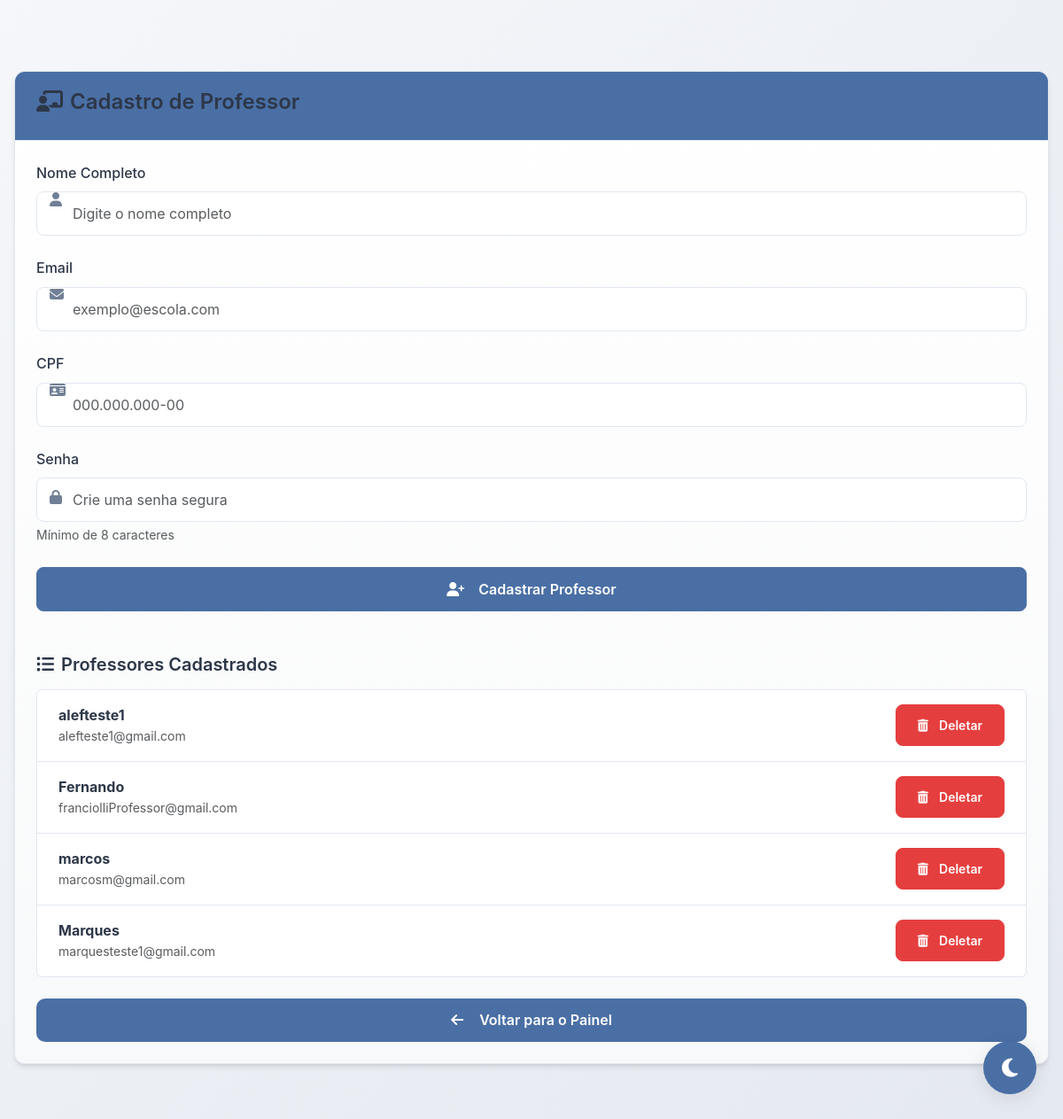
Screenshot of /frontend/cadastro_professor.php (signed in) with the database file from the repository.
### tables this page shows
CREATE TABLE `professores` (
  `id` int(11) NOT NULL,
  `nome` varchar(100) NOT NULL,
  `email` varchar(100) NOT NULL,
  `cpf` varchar(14) NOT NULL,
  `senha` varchar(255) NOT NULL,
  `data_cadastro` datetime DEFAULT current_timestamp(),
  `ultimo_login` datetime DEFAULT NULL,
  `ativo` tinyint(1) DEFAULT 1,
  `admin` tinyint(1) DEFAULT 0
);

### frontend/cadastro_professor.php (the view, shortened to what this page needs)
<!DOCTYPE html>
<html lang="pt">
<head>
    <link href="https://cdn.jsdelivr.net/npm/bootstrap@5.3.0/dist/css/bootstrap.min.css" rel="stylesheet">
    <link rel="stylesheet" href="https://cdnjs.cloudflare.com/ajax/libs/font-awesome/6.4.2/css/all.min.css">
    <link rel="stylesheet" href="https://cdnjs.cloudflare.com/ajax/libs/animate.css/4.1.1/animate.min.css">
</head>
<body>
<button class="theme-toggle" id="themeToggle">
    <i class="fas fa-moon" id="themeIcon"></i>
</button>
<div class="container mt-3 mt-md-5">
    <div class="card animate__animated animate__fadeInUp">
        <div class="card-header">
            <h4><i class="fas fa-chalkboard-teacher me-2"></i>Cadastro de Professor</h4>
        </div>
        <div class="card-body">
            <form method="POST" action="">
                <div class="mb-4 input-icon">
                    <label for="nome" class="form-label">Nome Completo</label>
                    <i class="fas fa-user"></i>
                    <input type="text" class="form-control" name="nome" id="nome" placeholder="Digite o nome completo" required>
                </div>
                <div class="mb-4 input-icon">
                    <label for="email" class="form-label">Email</label>
                    <i class="fas fa-envelope"></i>
                    <input type="email" class="form-control" name="email" id="email" placeholder="exemplo@escola.com" required>
                </div>
                <div class="mb-4 input-icon">
                    <label for="cpf" class="form-label">CPF</label>
                    <i class="fas fa-id-card"></i>
                    <input type="text" class="form-control" name="cpf" id="cpf" placeholder="000.000.000-00" required>
                </div>
                <div class="mb-4 input-icon">
                    <label for="senha" class="form-label">Senha</label>
                    <i class="fas fa-lock"></i>
                    <input type="password" class="form-control" name="senha" id="senha" placeholder="Crie uma senha segura" required>
                    <small class="text-muted d-block mt-1">Mínimo de 8 caracteres</small>
                </div>
                <button type="submit" class="btn btn-primary w-100">
                    <i class="fas fa-user-plus me-2"></i>Cadastrar Professor
                </button>
            </form>
            <div class="mt-5">
                <h5 class="d-flex align-items-center">
                    <i class="fas fa-list-ul me-2"></i>Professores Cadastrados
                </h5>
                <div class="list-group mt-3">
                    <?php
                    require '../includes/conn.php';
                    $sql = "SELECT id, nome, email FROM professores ORDER BY nome ASC";
                    $result = $conn->query($sql);
                    if ($result->num_rows > 0) {
                        while($row = $result->fetch_assoc()) {
                            echo '<div class="list-group-item animate__animated animate__fadeIn">';
                            echo '<div class="d-flex justify-content-between align-items-center">';
                            echo '<div>';
                            echo '<strong>' . htmlspecialchars($row['nome']) . '</strong>';
                            echo '<div class="text-muted small">' . htmlspecialchars($row['email']) . '</div>';
                            echo '</div>';
                            echo '<form method="POST" class="d-inline-block" onsubmit="return confirm(\'Tem certeza que deseja deletar este professor?\')">';
                            echo '<button type="submit" name="delete" class="btn btn-danger btn-sm">';
                            echo '<i class="fas fa-trash-alt me-1"></i>Deletar';
                            echo '</button>';
                            echo '</form>';
                            echo '</div>';
                            echo '</div>';
                        }
                    } else {
                        echo '<div class="list-group-item text-center text-muted py-4">';
                        echo '<i class="fas fa-user-slash fa-2x mb-2"></i>';
                        echo '<p class="mb-0">Nenhum professor cadastrado</p>';
                        echo '</div>';
                    }
                    ?>
                </div>
                <a href="dashboard.php" class="btn btn-primary w-100 mt-4" id="voltaDashboardId">
                    <i class="fas fa-arrow-left me-2"></i>Voltar para o Painel
                </a>
            </div>
        </div>
    </div>
</div>
</body>
</html>

### frontend/cadastro_professor.php (style rules this page uses)
:root { --primary-color: #4a6fa5; --primary-hover: #3a5a8a; --primary-light: #e1e8f5; --secondary-color: #f8f9fa; --text-color: #2d3748; --text-light: #718096; --background-color: #f5f7fa; --card-bg: #ffffff; --border-color: #e2e8f0; --shadow-color: rgba(0, 0, 0, 0.1); --alert-bg: #ffffff; --success-color: #38a169; --warning-color: #dd6b20; --error-color: #e53e3e; --transition: all 0.3s cubic-bezier(0.4, 0, 0.2, 1); --bg-gradient: linear-gradient(135deg, #f5f7fa 0%, #e4e8f0 100%); --card-gradient: linear-gradient(to bottom, #ffffff 0%, #f8f9fa 100%); --card-shadow: 0 4px 6px -1px rgba(0, 0, 0, 0.1), 0 2px 4px -1px rgba(0, 0, 0, 0.06); --button-shadow: 0 2px 4px var(--shadow-color); }
body { background: var(--bg-gradient); color: var(--text-color); font-family: 'Inter', -apple-system, BlinkMacSystemFont, 'Segoe UI', Roboto, Oxygen, Ubuntu, Cantarell, sans-serif; line-height: 1.6; transition: var(--transition); min-height: 100vh; margin: 0; padding: 0; }
h1, h2, h3, h4, h5, h6 { color: var(--text-color); margin-top: 0; font-weight: 600; }
.container { max-width: 1200px; padding: 2rem 1rem; }
.card { background: var(--card-gradient); border: 1px solid var(--border-color); border-radius: 12px; box-shadow: var(--card-shadow); transition: var(--transition); margin-bottom: 2rem; overflow: hidden; }
.card-header { background-color: var(--primary-color); color: white; border-bottom: 1px solid var(--border-color); padding: 1.25rem 1.5rem; font-weight: 600; }
.card-body { padding: 1.5rem; }
.form-label { font-weight: 500; color: var(--text-color); margin-bottom: 0.5rem; }
.form-control { background-color: var(--card-bg); border: 1px solid var(--border-color); color: var(--text-color); padding: 0.75rem 1rem; border-radius: 8px; transition: var(--transition); }
.btn { padding: 0.75rem 1.5rem; border-radius: 8px; font-weight: 600; transition: var(--transition); display: inline-flex; align-items: center; justify-content: center; gap: 0.5rem; }
.btn-primary { background-color: var(--primary-color); border-color: var(--primary-color); }
.btn-danger { background-color: var(--error-color); border-color: var(--error-color); }
.list-group-item { background-color: var(--card-bg); border-color: var(--border-color); color: var(--text-color); padding: 1rem 1.5rem; transition: var(--transition); }
#voltaDashboardId { background-color: var(--primary-color); color: white; padding: 0.8rem 2rem; border-radius: 10px; border: none; transition: var(--transition); display: flex; align-items: center; justify-content: center; gap: 10px; width: 100%; text-decoration: none; margin-top: 1rem; }
.theme-toggle { position: fixed; bottom: 30px; right: 30px; z-index: 1000; width: 60px; height: 60px; border-radius: 50%; background-color: var(--primary-color); color: white; display: flex; align-items: center; justify-content: center; cursor: pointer; box-shadow: 0 4px 20px var(--shadow-color); transition: var(--transition); border: none; outline: none; }
.theme-toggle i { font-size: 1.5rem; transition: transform 0.3s ease; }
.animate__animated { --animate-duration: 0.5s; }
.input-icon { position: relative; }
.input-icon i { position: absolute; top: 50%; left: 15px; transform: translateY(-50%); color: var(--text-light); }
.input-icon input { padding-left: 40px; }

### rows the page displays
professores: nome "alefteste1", email "alefteste1@gmail.com"
professores: nome "Fernando", email "franciolliProfessor@gmail.com"
professores: nome "marcos", email "marcosm@gmail.com"
professores: nome "Marques", email "marquesteste1@gmail.com"
